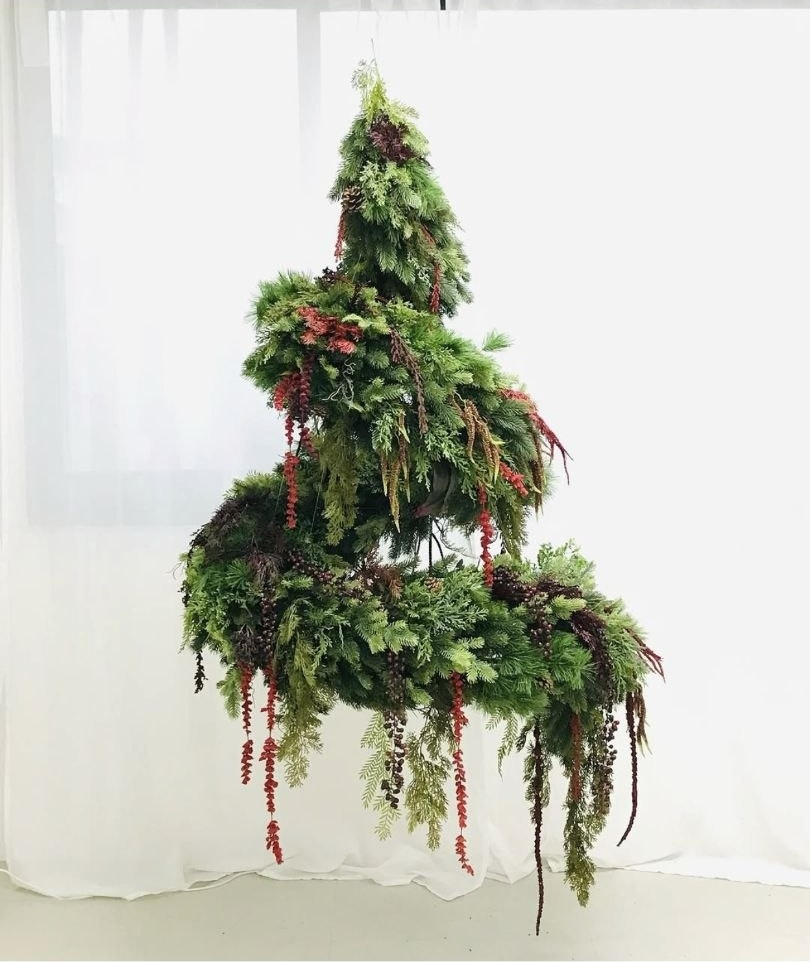
#> input picture tools/ikki/ref/hang_ref.jpg, 810 x 962 px
$ python make_hang_layers.py --src ref/hang_ref.jpg --out out.png
#> lines starting #> are read from the running program, lines starting #| are printed output that depends on the picture; after the words box and inside, x2 and y2 are one past the last pixel; in counts of white or black regions, pixels touching at a corner belong together
#!/usr/bin/env python3
"""Rebuild the hanging-piece hero layers from a sharper source photo.

usage:
  python tools/ikki/make_hang_layers.py --src tools/ikki/input/hang_2x.png \
         --out wethru/interior/ikki-archive/assets [--alpha my_matte.png] [--max-height 1600]

What it does
  1. Finds the same photo inside --src (template match against ref/hang_ref.jpg), so any
     resolution or slightly different framing works: Instagram original, an upscaled copy, a screenshot.
  2. Cuts the piece away from the white curtain (or uses --alpha: an 8-bit matte, white = piece,
     e.g. from rembg/BiRefNet) and removes the curtain that shows through gaps.
  3. Un-mixes the white curtain from edge pixels so the piece sits cleanly on the dark stage.
  4. Splits it into the four layers the site animates (cone, middle, ring, strands) along the same
     wavy, feathered seams, so the layers still land seamlessly.
  5. Writes hang_cone/middle/ring/strands.webp and hang_all.webp to --out, and
     hang_layout.json + hang_preview.jpg (re-assembled check image) to --report (default tools/ikki/out).

needs: pip install numpy opencv-python pillow
After running, copy the x/y/w values (and tip) from hang_layout.json into CONFIG.hero.piece in index.html.
"""
import argparse
import json
import os

import cv2
import numpy as np
from PIL import Image

HERE = os.path.dirname(os.path.abspath(__file__))
REF = os.path.join(HERE, "ref", "hang_ref.jpg")          # 810 x 962: the photo area of the original screenshot

# Geometry below is in reference pixels (810 x 962). It is mapped onto the new source.
CROP = (30, 24, 760, 962)                                # stage box the site positions layers against
CUT_PTS = [
    [(0, 270), (300, 270), (330, 296), (480, 296), (505, 270), (810, 270)],
    [(0, 478), (280, 478), (330, 548), (480, 552), (560, 540), (810, 536)],
    [(0, 708), (810, 708)],
]
CUT_PHASE = [0.0, 1.1, 2.3]
NAMES = ["cone", "middle", "ring", "strands"]


def odd(n):
    n = max(1, int(round(n)))
    return n if n % 2 else n + 1


def align(src_gray, ref_gray):
    """Return S, (Tx, Ty), score so that ref point p maps to src point p*S + T."""
    h, w = ref_gray.shape
    x0, y0 = int(w * 0.12), int(h * 0.12)
    tpl = ref_gray[y0:int(h * 0.88), x0:int(w * 0.88)]
    base = w / src_gray.shape[1]

    def search(factors):
        best = None
        for f in factors:
            r = base * f
            small = cv2.resize(src_gray, None, fx=r, fy=r, interpolation=cv2.INTER_AREA)
            if small.shape[0] < tpl.shape[0] or small.shape[1] < tpl.shape[1]:
                continue
            res = cv2.matchTemplate(small, tpl, cv2.TM_CCOEFF_NORMED)
            _, mv, _, ml = cv2.minMaxLoc(res)
            if best is None or mv > best[0]:
                best = (mv, f, r, ml)
        return best

    best = search(np.linspace(0.7, 1.4, 71))
    best = search(np.linspace(best[1] - 0.012, best[1] + 0.012, 25)) or best
    score, _, r, (lx, ly) = best
    return 1.0 / r, ((lx - x0) / r, (ly - y0) / r), score


def heuristic_matte(a, S, M):
    """The matte used for the current site, with every size scaled by S. M maps ref->src coords."""
    H, W, _ = a.shape
    L = a.mean(axis=2)
    Sat = a.max(axis=2) - a.min(axis=2)
    obj0 = (Sat > 38) | (L < 150)
    bgL = L.copy()
    bgL[obj0] = np.nan
    xs = np.arange(W)
    for y in range(H):
        row = bgL[y]
        m = ~np.isnan(row)
        bgL[y] = np.interp(xs, np.where(m)[0], row[m]) if m.sum() > 10 else (bgL[y - 1] if y else 230)
    bgL = cv2.GaussianBlur(bgL.astype(np.float32), (0, 0), 25 * S)
    d = np.clip(bgL - L, 0, None)
    alpha = np.clip(np.maximum(d / 55.0, (Sat - 14) / 45.0), 0, 1).astype(np.float32)
    alpha = cv2.GaussianBlur(alpha, (0, 0), max(0.3, 0.6 * S))
    alpha = keep_components(alpha, 0.35, 60 * S * S, dilate=5 * S)

    # rod strip at the very top, then keep only parts around the sculpture
    top = int(M(0, 24)[1])
    alpha[:max(0, top)] = 0
    core = (alpha > 0.45).astype(np.uint8)
    n, lab, st, cen = cv2.connectedComponentsWithStats(core, 8)
    (bx0, by0), (bx1, by1) = M(150, 40), M(700, 940)
    keep = np.zeros_like(core)
    for i in range(1, n):
        if st[i, cv2.CC_STAT_AREA] < 25 * S * S:
            continue
        cx, cy = cen[i]
        if bx0 < cx < bx1 and by0 < cy < by1:
            keep[lab == i] = 1
    zone = cv2.dilate(keep, np.ones((odd(15 * S),) * 2, np.uint8))
    alpha = alpha * zone
    solid = cv2.morphologyEx((alpha > 0.4).astype(np.uint8), cv2.MORPH_CLOSE, np.ones((odd(9 * S),) * 2, np.uint8))
    ff = solid.copy()
    cv2.floodFill(ff, np.zeros((H + 2, W + 2), np.uint8), (0, 0), 1)
    solid = np.clip(solid + (ff == 0).astype(np.uint8), 0, 1)
    interior = cv2.erode(solid, np.ones((odd(7 * S),) * 2, np.uint8)).astype(np.float32)
    alpha = np.clip(np.maximum(alpha, cv2.GaussianBlur(interior, (0, 0), 1.5 * S)), 0, 1)

    # floor below the piece
    yy, xx = np.mgrid[0:H, 0:W]
    alpha[(yy > M(0, 850)[1]) & (Sat < 28)] = 0
    alpha[(yy > M(0, 855)[1]) & (xx < M(215, 0)[0])] = 0
    low = ((alpha > 0.3) & (yy > M(0, 700)[1])).astype(np.uint8)
    n, lab, st, _ = cv2.connectedComponentsWithStats(low, 8)
    for i in range(1, n):
        if st[i, cv2.CC_STAT_AREA] < 40 * S * S:
            alpha[lab == i] = 0
    return alpha


def keep_components(alpha, thr, min_area, dilate):
    b = (alpha > thr).astype(np.uint8)
    n, lab, st, _ = cv2.connectedComponentsWithStats(b, 8)
    keep = np.zeros_like(b)
    for i in range(1, n):
        if st[i, cv2.CC_STAT_AREA] >= min_area:
            keep[lab == i] = 1
    keep = cv2.dilate(keep, np.ones((odd(dilate),) * 2, np.uint8)).astype(np.float32)
    return alpha * keep


def main():
    ap = argparse.ArgumentParser()
    ap.add_argument("--src", required=True)
    ap.add_argument("--out", required=True)
    ap.add_argument("--alpha", help="optional 8-bit matte for --src (white = piece)")
    ap.add_argument("--max-height", type=int, default=1600, help="height of the stage box in the output")
    ap.add_argument("--report", default=os.path.join(HERE, "out"), help="where hang_layout.json and hang_preview.jpg go")
    args = ap.parse_args()

    src = np.asarray(Image.open(args.src).convert("RGB")).astype(np.float32)
    ref = np.asarray(Image.open(REF).convert("L"))
    H, W, _ = src.shape
    S, (Tx, Ty), score = align(cv2.cvtColor(src.astype(np.uint8), cv2.COLOR_RGB2GRAY), ref)
#> in align, `tpl = ref_gray[y0:int(h * 0.88), x0:int(w * 0.88)]`:
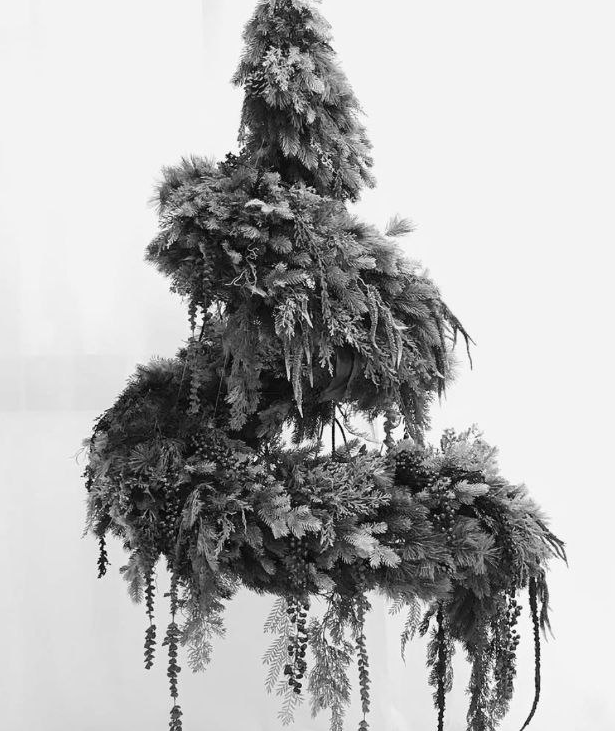
#> tpl: shape (731, 615); min 0, max 255, mean 177.4
#> the loop in search, `for f in factors:` made 71 passes
#> (res, mv, best) on pass 7: ([[0.647, 0.647]], 0.647, (0.647, 0.76, 0.76, (1, 0)))
#> after the loop in search, `for f in factors:`:
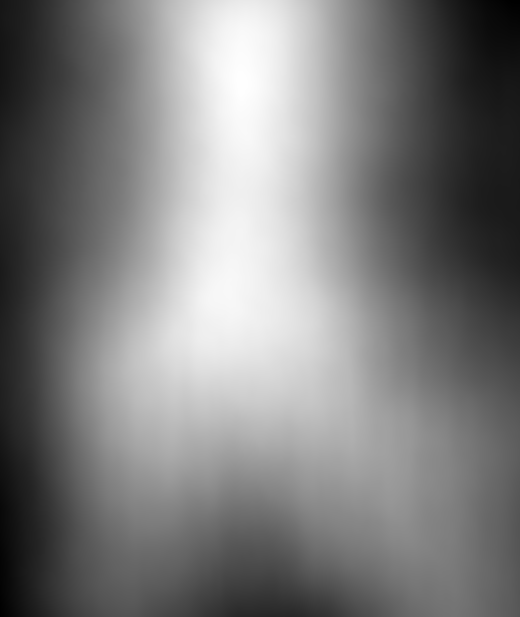
#> res: shape (617, 520) float32; min -0.161, max 0.586, mean 0.21; drawn with min black and max white
#> in align, `best = search(np.linspace(0.7, 1.4, 71))`: best = (1, 1, 1, (97, 115))
#> the loop in search (call 2), `for f in factors:` made 25 passes
#> (f, r, mv, best) on passes 1 to 8: (0.988, 0.988, 0.936, (0.936, 0.988, 0.988, (92, 108))), (0.989, 0.989, 0.94, (0.94, 0.989, 0.989, (92, 109))), (0.99, 0.99, 0.944, (0.944, 0.99, 0.99, (92, 109))), (0.991, 0.991, 0.95, (0.95, 0.991, 0.991, (93, 110))), (0.992, 0.992, 0.953, (0.953, 0.992, 0.992, (93, 110))), (0.993, 0.993, 0.96, (0.96, 0.993, 0.993, (94, 111))), (0.994, 0.994, 0.963, (0.963, 0.994, 0.994, (94, 112))), (0.995, 0.995, 0.97, (0.97, 0.995, 0.995, (95, 112)))
#> pass 1, in search (call 2), `res = cv2.matchTemplate(small, tpl, cv2.TM_CCOEFF_NORMED)`:
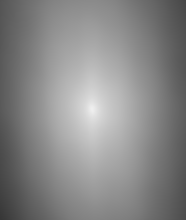
#> res: shape (220, 186) float32; min 0.216, max 0.936, mean 0.532
#> in align, `score, _, r, (lx, ly) = best`: score = 1; lx = 97; ly = 115
#> S = 1; Tx = 0; Ty = 0; score = 1
    print(f"aligned: scale {S:.4f}, offset ({Tx:.1f}, {Ty:.1f}), match {score:.3f}")
#| aligned: scale 1.0000, offset (0.0, 0.0), match 1.000
    if score < 0.6:
        raise SystemExit("The source does not look like the reference photo (match < 0.6). Check --src.")
    M = lambda x, y: (x * S + Tx, y * S + Ty)

    if args.alpha:
        alpha = np.asarray(Image.open(args.alpha).convert("L").resize((W, H), Image.LANCZOS)).astype(np.float32) / 255
    else:
        alpha = heuristic_matte(src, S, M)
#> in keep_components, `n, lab, st, _ = cv2.connectedComponentsWithStats(b, 8)`: n = 97; st = 97 rows, first 6: [0, 0, 810, 962, 588213], [10, 0, 4, 12, 40], [45, 0, 10, 10, 81], [61, 0, 246, 10, 1969], [312, 0, 16, 8, 116], [360, 0, 12, 10, 102]
#> after the loop in keep_components, `for i in range(1, n):`:
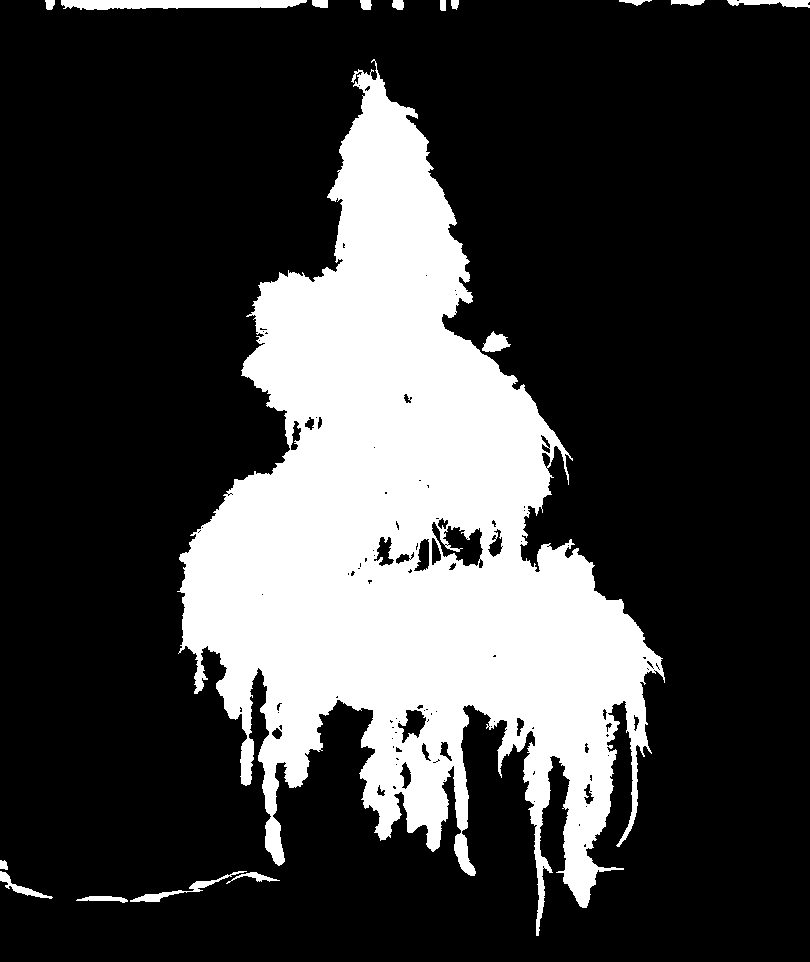
#> keep: shape (962, 810); values 0 (black) and 1 (white), 24.4% white; 17 white regions, largest, box (x1, y1, x2, y2) and area: (177, 59, 665, 936) 185298, (61, 0, 307, 10) 1969, (130, 871, 247, 902) 524
#> in odd, `n = max(1, int(round(n)))`: n = 5
#> in heuristic_matte, `n, lab, st, cen = cv2.connectedComponentsWithStats(core, 8)`: n = 46; st = 46 rows, first 6: [0, 0, 810, 962, 596012], [371, 59, 4, 3, 6], [375, 62, 2, 4, 6], [352, 71, 6, 11, 26], [358, 70, 5, 2, 7], [371, 70, 1, 1, 1]; cen = 46 pairs, first value 3.08 to 572.8, second value 60 to 898
#> the loop in heuristic_matte, `for i in range(1, n):` made 45 passes
#> (cx, cy) on passes 3, 7, 15, 34, 35, 36, 37, 38: (354.3, 75.58), (406.4, 532), (495.2, 342.7), (3.08, 864.6), (237.4, 872.3), (4.72, 874.8), (256.3, 875.8), (205.9, 882.3)
#> in heuristic_matte, `n, lab, st, _ = cv2.connectedComponentsWithStats(low, 8)`:
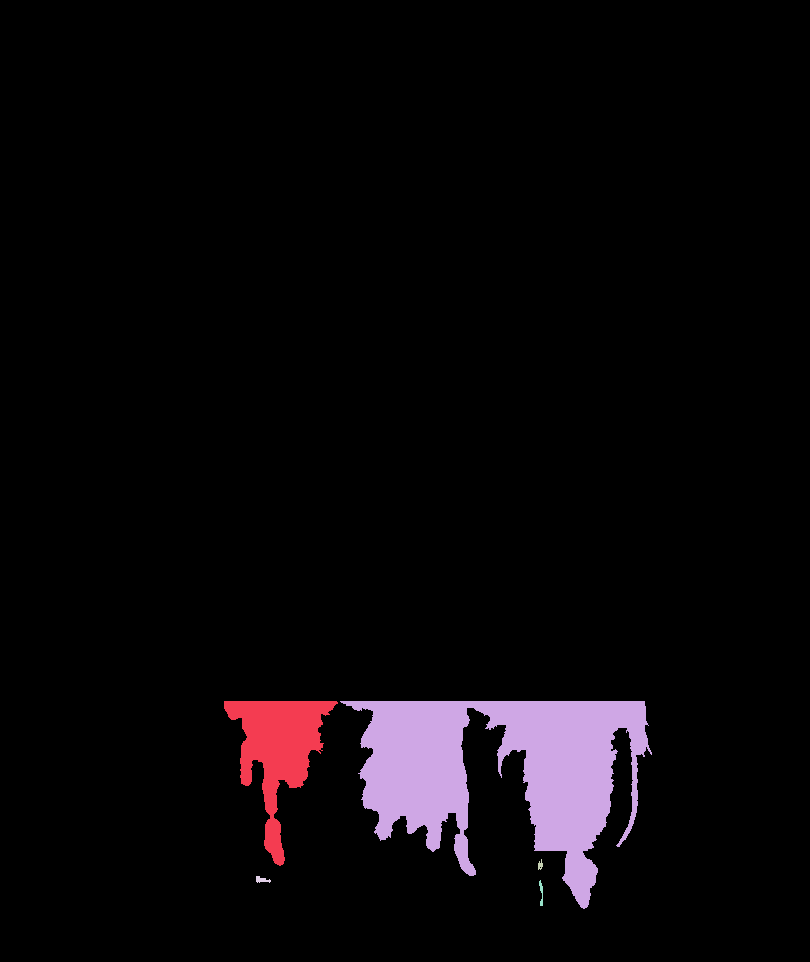
#> lab: shape (962, 810) int32; 6 distinct labels, from 0 to 5; one colour per label, 0 black
#> in heuristic_matte, `n, lab, st, _ = cv2.connectedComponentsWithStats(low, 8)`: n = 6; st = [[0, 0, 810, 962, 740853], [224, 701, 114, 165, 7443], [340, 701, 312, 208, 30769], [538, 859, 5, 11, 35], [256, 876, 15, 7, 62], [539, 880, 4, 26, 58]]

    # un-mix the white curtain from edge colours
    small = max(1, int(max(H, W) / 1000))
    obj = cv2.dilate((alpha > 0.02).astype(np.uint8) * 255, np.ones((odd(7 * S),) * 2, np.uint8))
#> obj: shape (962, 810); 28% white; 3 white regions, box (x1, y1, x2, y2) and area: (173, 62, 670, 912) 217499, (536, 877, 546, 909) 286, (253, 873, 274, 886) 240
    s8 = src.astype(np.uint8)
#> s8 is the input picture: shape (962, 810, 3); mean R, G, B 199.5, 200.5, 190.5
    bg = cv2.inpaint(cv2.resize(s8, (W // small, H // small)), cv2.resize(obj, (W // small, H // small)), 7, cv2.INPAINT_TELEA)
    bg = cv2.GaussianBlur(cv2.resize(bg, (W, H)).astype(np.float32), (0, 0), 6 * S)
    al = np.clip((alpha - 0.08) / 0.92, 0, 1) ** 1.25
    fg = np.clip((src - (1 - alpha[..., None]) * bg) / np.maximum(alpha, 0.06)[..., None], 0, 255)
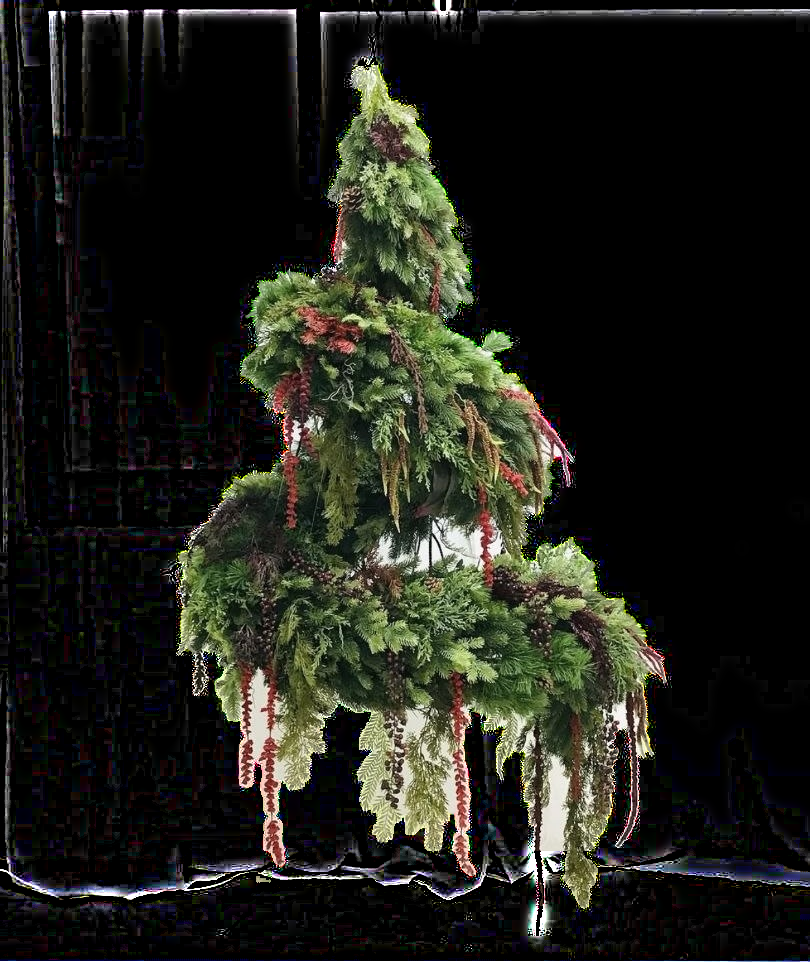
#> fg: shape (962, 810, 3) float32; mean R, G, B 32.2, 33.2, 25.9
    fg = np.where(alpha[..., None] > 0.97, src, fg)
    # Preserve source colours; only un-mix the curtain at translucent edges.

    # curtain seen through gaps inside the sculpture
    mn = src.min(axis=2)
    sat = src.max(axis=2) - mn
    curtain = ((mn > 150) & (sat < 24)).astype(np.float32)
    curtain = cv2.morphologyEx(curtain, cv2.MORPH_OPEN, np.ones((odd(3 * S),) * 2, np.uint8))
    curtain = cv2.dilate(curtain, np.ones((odd(3 * S),) * 2, np.uint8))
    curtain = cv2.GaussianBlur(curtain, (0, 0), 1.2 * S)
    al = al * (1 - np.clip(curtain * 1.15, 0, 1))
    al = keep_components(al, 0.35, 60 * S * S, dilate=5 * S)
    al = np.clip(cv2.GaussianBlur(al, (0, 0), 0.5) if S > 1.5 else al, 0, 1)

    # seams, mapped from reference coords
    xs = np.arange(W, dtype=np.float32)
    xr = (xs - Tx) / S
#> xr = 810 values from 0 to 809
    cuts = []
    for pts, ph in zip(CUT_PTS, CUT_PHASE):
        px, py = zip(*pts)
        yr = np.interp(xr, px, py) + 9 * np.sin(xr / 23 + ph) + 5 * np.sin(xr / 9.3 + 1.7 * ph)
        cuts.append((yr * S + Ty).astype(np.float32))
#> after the loop, cuts = 3 items
    Y = np.arange(H, dtype=np.float32)[:, None]
    bw = lambda c: np.clip((c[None, :] + 16 * S - Y) / (8 * S), 0, 1)     # lower-z layer fades out below the seam
    tw = lambda c: np.clip((Y - (c[None, :] - 12 * S)) / (12 * S), 0, 1)  # higher-z layer fades in above the seam
    weights = [bw(cuts[0]), tw(cuts[0]) * bw(cuts[1]), tw(cuts[1]) * bw(cuts[2]), tw(cuts[2])]

    (cx0, cy0), (cx1, cy1) = M(*CROP[:2]), M(*CROP[2:])
    cx0, cy0, cx1, cy1 = [int(round(v)) for v in (cx0, cy0, cx1, cy1)]
    cx0, cy0, cx1, cy1 = max(0, cx0), max(0, cy0), min(W, cx1), min(H, cy1)
    SW, SH = cx1 - cx0, cy1 - cy0
    q = min(1.0, args.max_height / SH)
    os.makedirs(args.out, exist_ok=True)

    def save(rgba, name):
        im = Image.fromarray(rgba, "RGBA")
        if q < 1:
            im = im.resize((max(1, round(im.width * q)), max(1, round(im.height * q))), Image.LANCZOS)
        im.save(os.path.join(args.out, name), "WEBP", quality=86, alpha_quality=92, method=6)
        return im.size

    layout = []
    for name, wgt in zip(NAMES, weights):
        a = al * wgt
        a[:cy0] = 0
        ys, xs_ = np.where(a > 0.02)
        bx0, by0, bx1, by1 = xs_.min(), ys.min(), xs_.max() + 1, ys.max() + 1
        size = save(np.dstack([fg, a * 255]).astype(np.uint8)[by0:by1, bx0:bx1], f"hang_{name}.webp")
        layout.append({"key": name, "src": f"assets/hang_{name}.webp",
                       "x": round((bx0 - cx0) / SW * 100, 2), "y": round((by0 - cy0) / SH * 100, 2),
                       "w": round((bx1 - bx0) / SW * 100, 2), "px": list(size)})
#> this loop made 4 passes
#> (name, bx0, by0, bx1, by1, size) on passes 1 to 4: ('cone', 280, 74, 471, 317, (191, 243)), ('middle', 232, 271, 593, 579, (361, 308)), ('ring', 180, 470, 663, 738, (483, 268)), ('strands', 196, 684, 648, 909, (452, 225))
#> after the loop, layout = 4 items
    full = save(np.dstack([fg, al * 255]).astype(np.uint8)[cy0:cy1, cx0:cx1], "hang_all.webp")
#> full = (730, 938)

    # tip of the cone, for the wire
    a0 = (al * weights[0])[cy0:cy1, cx0:cx1]
    ys, xs_ = np.where(a0 > 0.5)
    tip = {"x": round(float(xs_[ys < ys.min() + 6 * S].mean()) / SW * 100, 2), "y": round(float(ys.min()) / SH * 100, 2)}
#> tip = {'x': 45.99, 'y': 5.44}

    os.makedirs(args.report, exist_ok=True)
    with open(os.path.join(args.report, "hang_layout.json"), "w", encoding="utf-8") as f:
        json.dump({"stage_px": [round(SW * q), round(SH * q)], "ratio": round(SW / SH, 4), "tip": tip, "layers": layout},
                  f, ensure_ascii=False, indent=1)

    # preview: layers re-assembled on the dark stage, plus each layer pulled apart
    stage = np.zeros((SH, SW * 2, 3), np.float32) + np.array([11, 14, 10], np.float32)
    comp = stage[:, :SW]
    for wgt in weights:
        a = (al * wgt)[cy0:cy1, cx0:cx1][..., None]
        comp[:] = fg[cy0:cy1, cx0:cx1] * a + comp * (1 - a)
#> this loop made 4 passes
    for i, wgt in enumerate(weights):
        a = (al * wgt)[cy0:cy1, cx0:cx1][..., None]
        dy = int((3 - i) * 0.035 * SH)
        part = np.zeros_like(comp)
        part[: SH - dy] = (fg[cy0:cy1, cx0:cx1] * a)[dy:]
        pa = np.zeros((SH, SW, 1), np.float32)
        pa[: SH - dy] = a[dy:]
        stage[:, SW:] = part + stage[:, SW:] * (1 - pa)
#> this loop made 4 passes
#> dy on passes 1 to 4: 98, 65, 32, 0
    prev = Image.fromarray(stage.astype(np.uint8))
    prev.thumbnail((1600, 1600))
    prev.save(os.path.join(args.report, "hang_preview.jpg"), quality=85)

    print(json.dumps({"stage_px": [round(SW * q), round(SH * q)], "tip": tip, "layers": [
        {k: v for k, v in l.items() if k in ("key", "x", "y", "w")} for l in layout]}, ensure_ascii=False))
#> (printed output is left out)
    print("full cutout", full, "-> paste the x/y/w values into CONFIG.hero.piece.layers")
#| full cutout (730, 938) -> paste the x/y/w values into CONFIG.hero.piece.layers


if __name__ == "__main__":
    main()
